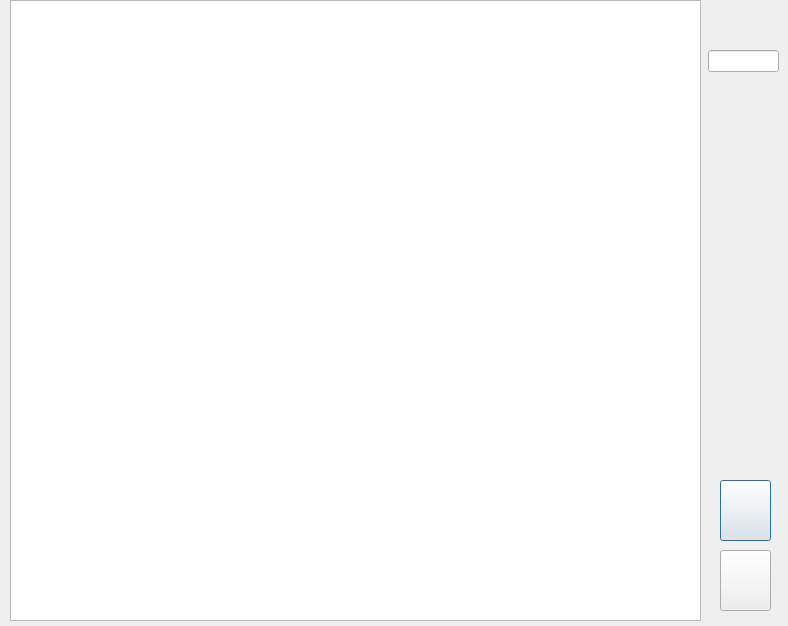
<?xml version="1.0" encoding="UTF-8"?>
<ui version="4.0">
 <class>contenu</class>
 <widget class="QDialog" name="contenu">
  <property name="geometry">
   <rect>
    <x>0</x>
    <y>0</y>
    <width>788</width>
    <height>626</height>
   </rect>
  </property>
  <property name="windowTitle">
   <string>Dialog</string>
  </property>
  <widget class="QPlainTextEdit" name="plainTextEdit">
   <property name="geometry">
    <rect>
     <x>10</x>
     <y>0</y>
     <width>691</width>
     <height>621</height>
    </rect>
   </property>
  </widget>
  <widget class="QPushButton" name="pushButton">
   <property name="geometry">
    <rect>
     <x>720</x>
     <y>480</y>
     <width>51</width>
     <height>61</height>
    </rect>
   </property>
   <property name="text">
    <string/>
   </property>
   <property name="icon">
    <iconset resource="GFX.qrc">
     <normaloff>:/plus.png</normaloff>:/plus.png</iconset>
   </property>
   <property name="iconSize">
    <size>
     <width>30</width>
     <height>30</height>
    </size>
   </property>
  </widget>
  <widget class="QPushButton" name="pushButton_2">
   <property name="geometry">
    <rect>
     <x>720</x>
     <y>550</y>
     <width>51</width>
     <height>61</height>
    </rect>
   </property>
   <property name="text">
    <string/>
   </property>
   <property name="icon">
    <iconset resource="GFX.qrc">
     <normaloff>:/minus.png</normaloff>:/minus.png</iconset>
   </property>
   <property name="iconSize">
    <size>
     <width>50</width>
     <height>50</height>
    </size>
   </property>
  </widget>
  <widget class="QLineEdit" name="lineEdit">
   <property name="geometry">
    <rect>
     <x>708</x>
     <y>50</y>
     <width>71</width>
     <height>22</height>
    </rect>
   </property>
  </widget>
 </widget>
 <resources>
  <include location="GFX.qrc"/>
 </resources>
 <connections/>
</ui>
